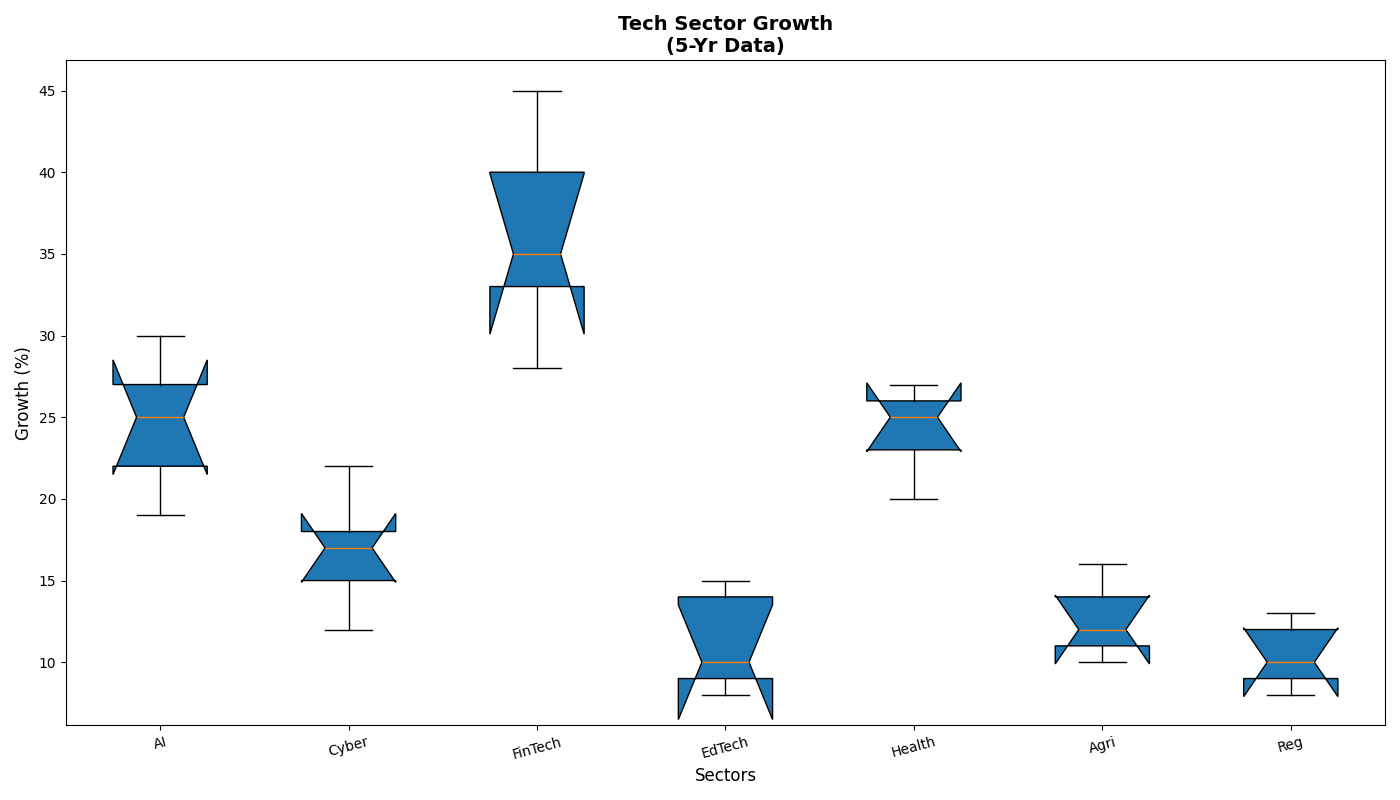

The script that drew this image:
import matplotlib.pyplot as plt
import numpy as np

sectors = ['AI', 'Cyber', 'FinTech', 'EdTech', 'Health', 'Agri', 'Reg']

ai_growth = [22, 27, 19, 25, 30]
cyber_growth = [12, 18, 15, 22, 17]
fintech_growth = [35, 28, 40, 33, 45]
edtech_growth = [8, 15, 10, 14, 9]
healthtech_growth = [25, 23, 20, 26, 27]
agritech_growth = [10, 14, 12, 11, 16]
regtech_growth = [9, 13, 8, 12, 10]

growth_data = [ai_growth, cyber_growth, fintech_growth, edtech_growth, healthtech_growth, agritech_growth, regtech_growth]

fig, ax = plt.subplots(figsize=(14, 8))

ax.boxplot(growth_data, vert=True, notch=True, patch_artist=True, labels=sectors)

ax.set_title('Tech Sector Growth\n(5-Yr Data)', fontsize=14, fontweight='bold')
ax.set_ylabel('Growth (%)', fontsize=12)
ax.set_xlabel('Sectors', fontsize=12)

plt.xticks(rotation=15)
plt.tight_layout()
plt.show()
